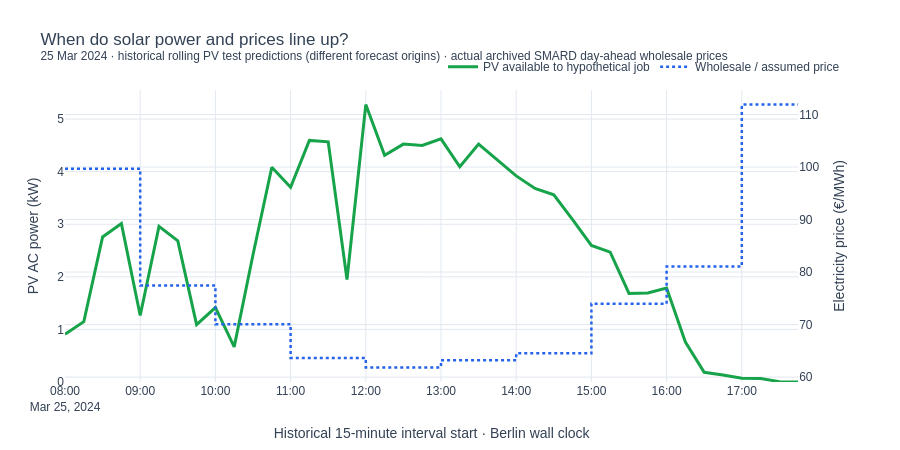

This figure's notebook cell:
### Markdown cell above
### ❓ 5. What would solar production and grid prices look like together?

Solar power (kW) and electricity price (€/MWh) have **different units**. We plot them on separate axes. A higher solar bar does not guarantee the cheapest hour: the optimizer must consider **how much of the job is actually covered by PV**, the remaining grid import, and the price of that remaining electricity.

### Code cell
fig = make_subplots(specs=[[{"secondary_y": True}]])
fig.add_trace(go.Scatter(x=window.WsDateTime, y=window.pv_input_kw,
    mode="lines", name="PV available to hypothetical job", line=dict(color=GREEN, width=3)), secondary_y=False)
fig.add_trace(go.Scatter(x=window.WsDateTime, y=window.price_eur_mwh,
    mode="lines", name="Wholesale / assumed price", line=dict(color=BLUE, width=2.5, dash="dot", shape="hv")), secondary_y=True)
fig.update_yaxes(title_text="PV AC power (kW)", secondary_y=False, rangemode="tozero")
fig.update_yaxes(title_text="Electricity price (€/MWh)", secondary_y=True, showgrid=False)
fig.update_xaxes(title="Historical 15-minute interval start · Berlin wall clock")
polish(fig, "When do solar power and prices line up?",
       f"{selected_date:%d %b %Y} · {pv_mode} · {price_mode}", height=450)
report("For the assumed shared electrical connection, PV can cover part of the added job load. "
       "Only the remaining **grid energy** is multiplied by wholesale price. "
       "If TEC and PV are not connected behind the same meter, this solar offset cannot be claimed.")

### Figure 1 — Plotly figure (JSON) as saved in the notebook; plotly's stock layout.template omitted (floating-point values rounded to 4 significant figures)
{"data": [{"line": {"color": "#16a34a", "width": 3}, "mode": "lines", "name": "PV available to hypothetical job", "type": "scatter", "x": ["2024-03-25T08:00:00.000", "2024-03-25T08:15:00.000", "2024-03-25T08:30:00.000", "2024-03-25T08:45:00.000", "2024-03-25T09:00:00.000", "2024-03-25T09:15:00.000", "2024-03-25T09:30:00.000", "2024-03-25T09:45:00.000", "2024-03-25T10:00:00.000", "2024-03-25T10:15:00.000", "2024-03-25T10:30:00.000", "2024-03-25T10:45:00.000", "2024-03-25T11:00:00.000", "2024-03-25T11:15:00.000", "2024-03-25T11:30:00.000", "2024-03-25T11:45:00.000", "2024-03-25T12:00:00.000", "2024-03-25T12:15:00.000", "2024-03-25T12:30:00.000", "2024-03-25T12:45:00.000", "2024-03-25T13:00:00.000", "2024-03-25T13:15:00.000", "2024-03-25T13:30:00.000", "2024-03-25T13:45:00.000", "2024-03-25T14:00:00.000", "2024-03-25T14:15:00.000", "2024-03-25T14:30:00.000", "2024-03-25T14:45:00.000", "2024-03-25T15:00:00.000", "2024-03-25T15:15:00.000", "2024-03-25T15:30:00.000", "2024-03-25T15:45:00.000", "2024-03-25T16:00:00.000", "2024-03-25T16:15:00.000", "2024-03-25T16:30:00.000", "2024-03-25T16:45:00.000", "2024-03-25T17:00:00.000", "2024-03-25T17:15:00.000", "2024-03-25T17:30:00.000", "2024-03-25T17:45:00.000"], "xaxis": "x", "y": [0.9072, 1.146, 2.759, 3.012, 1.264, 2.961, 2.684, 1.09, 1.416, 0.6676, 2.42, 4.083, 3.704, 4.594, 4.567, 1.949, 5.275, 4.31, 4.524, 4.498, 4.623, 4.093, 4.524, 4.222, 3.92, 3.68, 3.558, 3.09, 2.598, 2.469, 1.685, 1.692, 1.786, 0.7599, 0.1854, 0.1313, 0.07242, 0.06675, 0.00678, 0.0], "yaxis": "y"}, {"line": {"color": "#2563eb", "dash": "dot", "shape": "hv", "width": 2.5}, "mode": "lines", "name": "Wholesale / assumed price", "type": "scatter", "x": ["2024-03-25T08:00:00.000", "2024-03-25T08:15:00.000", "2024-03-25T08:30:00.000", "2024-03-25T08:45:00.000", "2024-03-25T09:00:00.000", "2024-03-25T09:15:00.000", "2024-03-25T09:30:00.000", "2024-03-25T09:45:00.000", "2024-03-25T10:00:00.000", "2024-03-25T10:15:00.000", "2024-03-25T10:30:00.000", "2024-03-25T10:45:00.000", "2024-03-25T11:00:00.000", "2024-03-25T11:15:00.000", "2024-03-25T11:30:00.000", "2024-03-25T11:45:00.000", "2024-03-25T12:00:00.000", "2024-03-25T12:15:00.000", "2024-03-25T12:30:00.000", "2024-03-25T12:45:00.000", "2024-03-25T13:00:00.000", "2024-03-25T13:15:00.000", "2024-03-25T13:30:00.000", "2024-03-25T13:45:00.000", "2024-03-25T14:00:00.000", "2024-03-25T14:15:00.000", "2024-03-25T14:30:00.000", "2024-03-25T14:45:00.000", "2024-03-25T15:00:00.000", "2024-03-25T15:15:00.000", "2024-03-25T15:30:00.000", "2024-03-25T15:45:00.000", "2024-03-25T16:00:00.000", "2024-03-25T16:15:00.000", "2024-03-25T16:30:00.000", "2024-03-25T16:45:00.000", "2024-03-25T17:00:00.000", "2024-03-25T17:15:00.000", "2024-03-25T17:30:00.000", "2024-03-25T17:45:00.000"], "xaxis": "x", "y": [99.68, 99.68, 99.68, 99.68, 77.43, 77.43, 77.43, 77.43, 70.05, 70.05, 70.05, 70.05, 63.66, 63.66, 63.66, 63.66, 61.85, 61.85, 61.85, 61.85, 63.22, 63.22, 63.22, 63.22, 64.52, 64.52, 64.52, 64.52, 73.97, 73.97, 73.97, 73.97, 81.05, 81.05, 81.05, 81.05, 111.9, 111.9, 111.9, 111.9], "yaxis": "y2"}], "layout": {"font": {"color": "#334155", "family": "Arial,sans-serif", "size": 12}, "height": 450, "hovermode": "x unified", "legend": {"orientation": "h", "x": 1, "xanchor": "right", "y": 1.03, "yanchor": "bottom"}, "margin": {"b": 55, "l": 65, "r": 55, "t": 90}, "paper_bgcolor": "white", "plot_bgcolor": "white", "title": {"text": "When do solar power and prices line up?<br><sup>25 Mar 2024 · historical rolling PV test predictions (different forecast origins) · actual archived SMARD day-ahead wholesale prices</sup>", "x": 0.045}, "xaxis": {"anchor": "y", "domain": [0, 0.94], "gridcolor": "#e2e8f0", "showgrid": true, "title": {"text": "Historical 15-minute interval start · Berlin wall clock"}, "zeroline": false}, "yaxis": {"anchor": "x", "domain": [0, 1], "gridcolor": "#e2e8f0", "rangemode": "tozero", "showgrid": true, "title": {"text": "PV AC power (kW)"}, "zeroline": false}, "yaxis2": {"anchor": "x", "gridcolor": "#e2e8f0", "overlaying": "y", "showgrid": true, "side": "right", "title": {"text": "Electricity price (€/MWh)"}, "zeroline": false}}}
